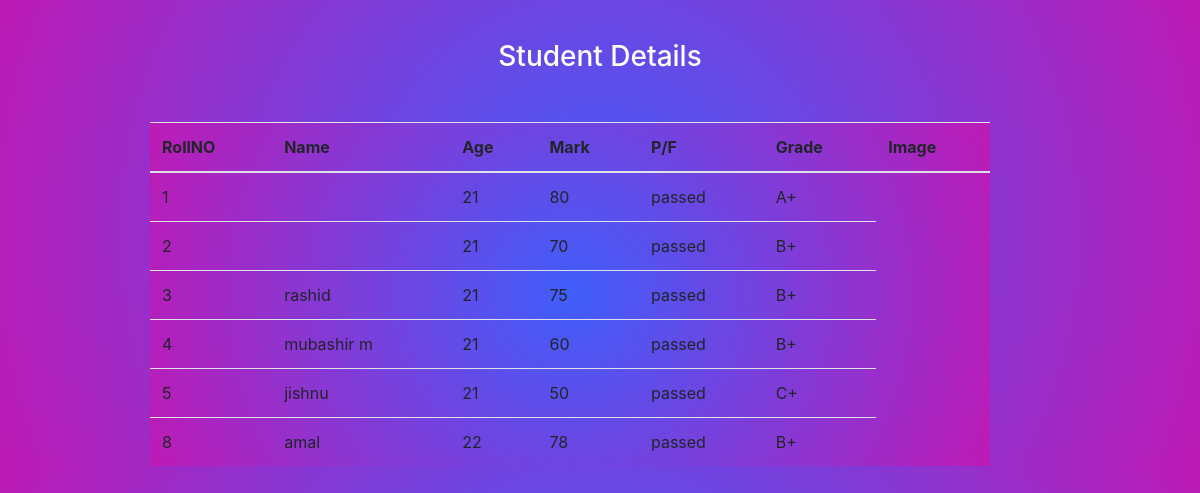
/Display, run on the app's committed database.
### app/models.py (models this page shows)
class student(models.Model):
    rollno = models.IntegerField(primary_key=True)
    name = models.CharField(max_length=30)
    age = models.IntegerField()
    mark = models.IntegerField()
    image = models.FileField()

### app/views.py (the view)
# urls.py: path('Display', views.dis),
def dis(re):
    data = student.objects.all()
    return render(re, 'fruit2.html', {'f': data})

### template/fruit2.html (shortened to what this page needs)
<!DOCTYPE html>
{% load static %}
<html lang="en">
<head>
    <link rel="stylesheet" href="https://maxcdn.bootstrapcdn.com/bootstrap/4.0.0/css/bootstrap.min.css">
<link rel="stylesheet" type="text/css" href="{% static 'style.css' %}">
</head>
<body class="body">
<h3 class="text">Student Details</h3>
 <table class="table">
    <thead>
      <tr>
        <th>RollNO</th>
        <th>Name</th>
        <th>Age</th>
          <th>Mark</th>
          <th>P/F</th>
          <th>Grade</th>
          <th>Image</th>
      </tr>
    </thead>
    <tbody>
    {% for i in f %}
       {% if i.mark > 30 %}
      <tr>
        <td>{{i.rollno}}</td>
       <td>{{i.name}}</td>
        <td>{{i.age}}</td>
          <td>{{i.mark}}</td>
          <td>passed</td>
          {% if i.mark >= 80 %}
          <td>A+</td>
          {% elif i.mark >= 60 %}
          <td>B+</td>
          {% elif i.mark >= 40 %}
          <td>C+</td>
          {% elif i.mark >= 30 %}
          <td>D+</td>
<td><img src="{{i.image.url}}" width="20%"></td>
      </tr>
     {% endif %}
    {% endif %}
    {% endfor %}
     </tbody>
  </table>
</body>
</html>

### static/style.css (style rules this page uses)
.body { margin: 0; width: 100vw; height: 100vh; background-color:#FF69B4; display: flex; align-items: center; text-align: center; justify-content: center; place-items: center; overflow: hidden; font-family: poppins; padding-top:20px; }
label, input, { display: block; width: 50%; padding: 30; border: none; outline: none; box-sizing: border-box; }
.body { background-image:radial-gradient(circle, rgba(63,94,251,1) 0%, rgba(190,26,181,1) 100%); }
.table { background-image:radial-gradient(circle, rgba(63,94,251,1) 0%, rgba(190,26,181,1) 100%); width:70%; position:relative; margin: 0px 150px; padding:50px; }
.text { color:white; text-align:center; padding:40px; }

### data on the page
student: rollno "1", age "21", mark "80", shows "A+"
student: rollno "2", age "21", mark "70", shows "B+"
student: rollno "3", name "rashid", age "21", mark "75", shows "B+"
student: rollno "4", name "mubashir m", age "21", mark "60", shows "B+"
student: rollno "5", name "jishnu", age "21", mark "50", shows "C+"
student: rollno "8", name "amal", age "22", mark "78", shows "B+"
